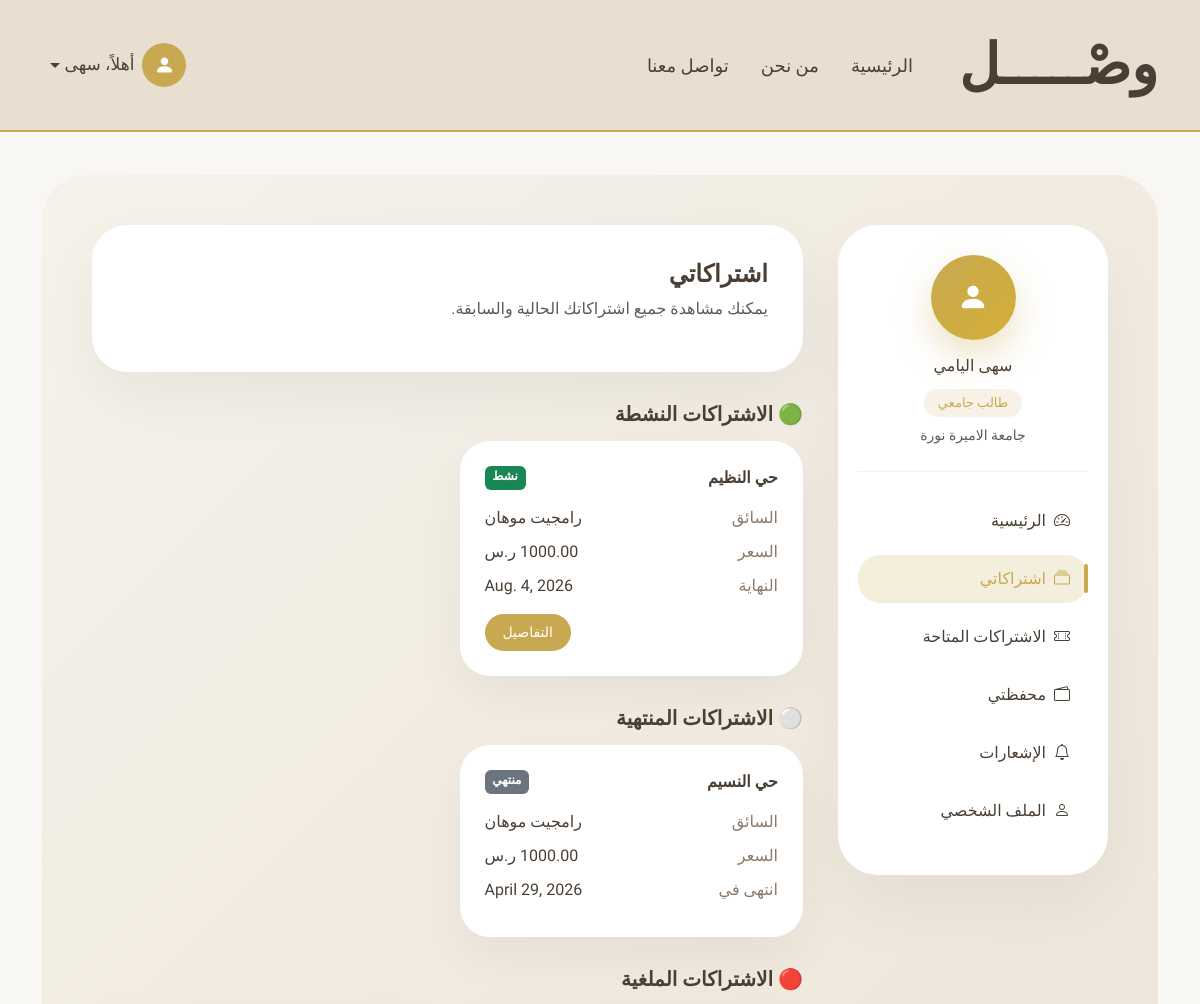
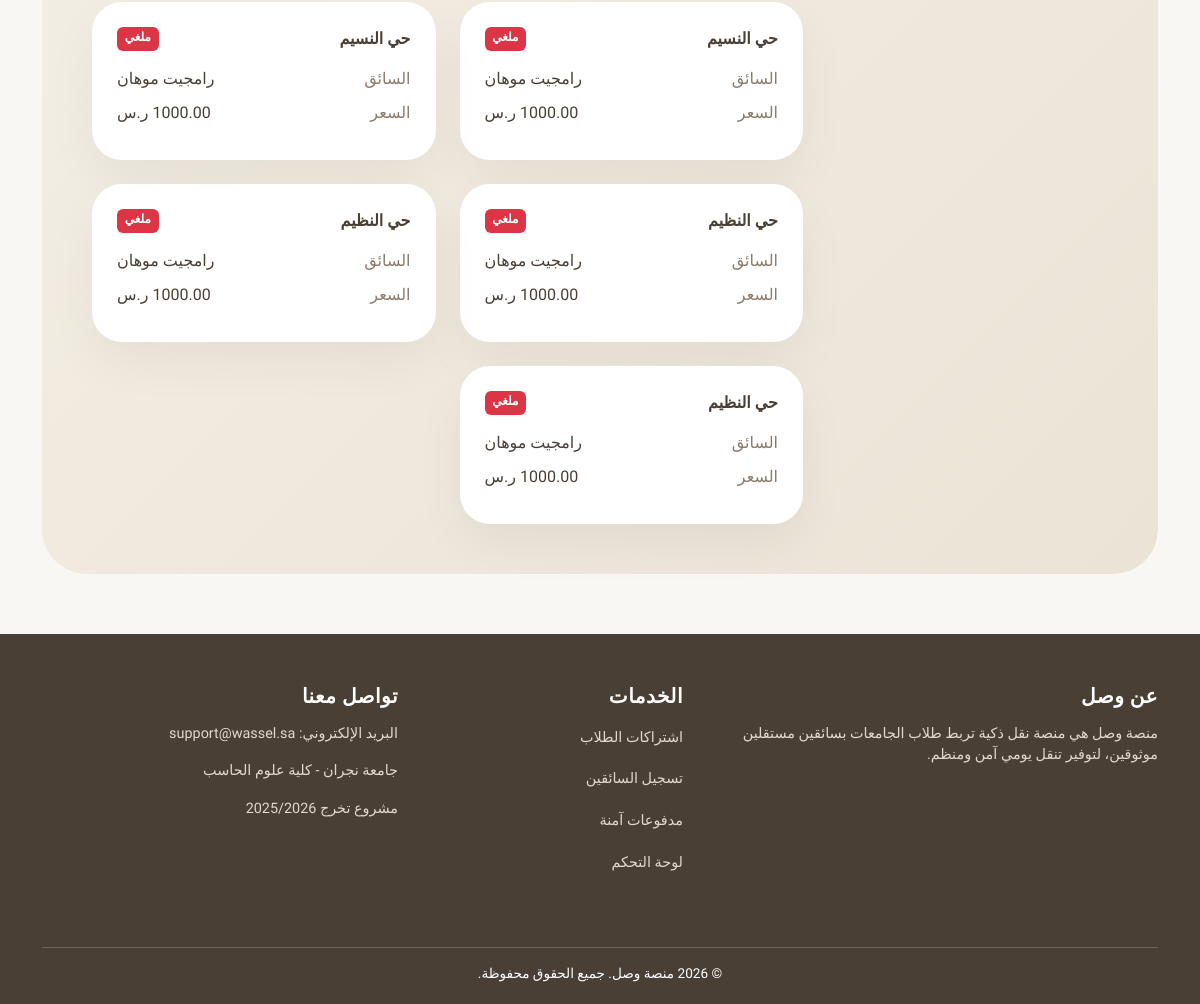
Screenshot of /student/my-subscriptions/ (signed in) with the database file from the repository (2 pictures, top to bottom).
### accounts/models.py (models this page shows, shortened)
class User(AbstractUser):
    username = None  # حذفنا username رسميًا
    ROLE_CHOICES = (
        ('student', 'طالب'),
        ('driver', 'سائق'),
        ('admin', 'مشرف'),  # 🔥 الجديد
    )
    STATUS_CHOICES = (
        ('active', 'نشط'),
        ('banned', 'محظور'),
    )
    ADMIN_LEVELS = (
        (1, "Super Admin"),
        (2, "Manager"),
    )
    admin_level = models.IntegerField(
        choices=ADMIN_LEVELS,
        null=True,
        blank=True
    )
    email = models.EmailField(unique=True)
    role = models.CharField(
        max_length=20,
        choices=ROLE_CHOICES,
        default='student'
    )
    phone = models.CharField(max_length=20)
    city = models.ForeignKey(
        City,
        on_delete=models.PROTECT,
        related_name="users",
        verbose_name="المدينة"
    )
    status = models.CharField(
        max_length=20,
        choices=STATUS_CHOICES,
        default='active'
    )
    USERNAME_FIELD = "email"
    REQUIRED_FIELDS = ["first_name", "last_name", "phone"]
    objects = CustomUserManager()

### student/models.py (models this page shows, shortened)
class StudentProfile(models.Model):
    GENDER_CHOICES = (
        ("male", "ذكر"),
        ("female", "أنثى"),
    )
    user = models.OneToOneField(
        settings.AUTH_USER_MODEL,
        on_delete=models.CASCADE,
        related_name="student_profile"
    )
    neighborhood = models.CharField(
        max_length=150
    )
    location_url = models.URLField(
        blank=True,
        null=True
    )
    university_name = models.CharField(
        max_length=150
    )
    gender = models.CharField(
        max_length=10,
        choices=GENDER_CHOICES
    )
    created_at = models.DateTimeField(auto_now_add=True)

### subscriptions/models.py (models this page shows, shortened)
class SubscriptionRequest(models.Model):
    STATUS_CHOICES = (
        ("pending", "قيد الانتظار"),
        ("approved", "مقبول"),
        ("rejected", "مرفوض"),
        ("cancelled", "ملغي"),
    )
    student = models.ForeignKey(
        StudentProfile,
        on_delete=models.CASCADE,
        related_name="subscription_requests"
    )
    subscription = models.ForeignKey(
        Subscription,
        on_delete=models.CASCADE,
        related_name="requests"
    )
    status = models.CharField(
        max_length=20,
        choices=STATUS_CHOICES,
        default="pending"
    )
    request_date = models.DateTimeField(auto_now_add=True)
    decision_date = models.DateTimeField(blank=True, null=True)
    joined_at = models.DateTimeField(null=True, blank=True)
    price_snapshot = models.DecimalField(
        max_digits=8,
        decimal_places=2,
        blank=True,
        null=True
    )
    note = models.TextField(blank=True, null=True)
    class Meta:
        constraints = [
            models.UniqueConstraint(
                fields=["student", "subscription"],
                condition=Q(status__in=["pending", "approved"]),
                name="unique_active_subscription_request"
            )
        ]

class Subscription(models.Model):
    DURATION_CHOICES = (
        ("monthly", "شهري"),
        ("semester", "فصلي"),
    )
    STATUS_CHOICES = (
        ("active", "Active"),
        ("inactive", "Inactive"),
        ("full", "Full"),
    )
    driver = models.ForeignKey(
        DriverProfile,
        on_delete=models.CASCADE,
        related_name="subscriptions"
    )
    neighborhood = models.CharField(max_length=200)
    price = models.DecimalField(max_digits=8, decimal_places=2)
    seats = models.PositiveIntegerField()
    available_seats = models.PositiveIntegerField()
    duration = models.CharField(
        max_length=20,
        choices=DURATION_CHOICES
    )
    status = models.CharField(
        max_length=20,
        choices=STATUS_CHOICES,
        default="active"
    )
    start_date = models.DateField()
    end_date = models.DateField()
    notes = models.TextField(blank=True, null=True)
    created_at = models.DateTimeField(auto_now_add=True)

### driver/models.py (models this page shows, shortened)
class DriverProfile(models.Model):
    VERIFICATION_STATUS = (
        ("incomplete", "غير مكتمل"),
        ("pending", "قيد المراجعة"),
        ("approved", "مقبول"),
        ("rejected", "مرفوض"),
    )
    user = models.OneToOneField(
        settings.AUTH_USER_MODEL,
        on_delete=models.CASCADE,
        related_name="driver_profile"
    )
    id_document_image = CloudinaryField(
        'image',
        folder='wasl/drivers/docs',
        blank=True,
        null=True
    )
    driving_license_image = CloudinaryField(
        'image',
        folder='wasl/drivers/docs',
        blank=True,
        null=True
    )
    vehicle_registration_image = CloudinaryField(
        'image',
        folder='wasl/drivers/vehicle',
        blank=True,
        null=True
    )
    vehicle_insurance_image = CloudinaryField(
        'image',
        folder='wasl/drivers/vehicle',
        blank=True,
        null=True
    )
    vehicle_front_image = CloudinaryField(
        'image',
        folder='wasl/drivers/vehicle',
        blank=True,
        null=True
    )
    vehicle_back_image = CloudinaryField(
        'image',
        folder='wasl/drivers/vehicle',
        blank=True,
        null=True
    )
    vehicle_side_image = CloudinaryField(
        'image',
        folder='wasl/drivers/vehicle',
        blank=True,
        null=True
    )
    vehicle_model = models.CharField(
        max_length=100,
        blank=True,
        null=True
    )
    verification_status = models.CharField(
        max_length=20,
        choices=VERIFICATION_STATUS,
        default="incomplete"
    )
    rejection_reason = models.TextField(
        blank=True,
        null=True
    )
    submitted_at = models.DateTimeField(auto_now_add=True)
    updated_at = models.DateTimeField(auto_now=True)
    reviewed_at = models.DateTimeField(blank=True, null=True)

### student/views.py (the view)
# urls.py: path("my-subscriptions/", views.my_subscriptions, name="my_subscriptions"),
@login_required
def my_subscriptions(request):
    if request.user.role != "student":
        return redirect("main:index")
    profile = request.user.student_profile
    today = timezone.now().date()
    subscriptions = SubscriptionRequest.objects.filter(
        student=profile
    ).select_related("subscription__driver__user").order_by("-request_date")
    active = []
    expired = []
    cancelled = []
    pending = []
    for sub in subscriptions:
        if sub.status == "pending":
            pending.append(sub)
        elif sub.status == "cancelled":
            cancelled.append(sub)
        elif sub.status == "approved":
            if sub.subscription.end_date >= today:
                active.append(sub)
            else:
                expired.append(sub)
    context = {
        "active": active,
        "expired": expired,
        "cancelled": cancelled,
        "pending": pending,
    }
    return render(request, "student/my_subscriptions.html", context)

### student/templates/student/my_subscriptions.html (shortened to what this page needs)
{% extends "student/base_student.html" %}
{% block student_content %}
<div class="page-header">
    <h4 class="fw-bold mb-2">اشتراكاتي</h4>
    <p class="text-muted">
        يمكنك مشاهدة جميع اشتراكاتك الحالية والسابقة.
    </p>
</div>
{% if active %}
<h5 class="section-title">🟢 الاشتراكات النشطة</h5>
<div class="row g-4">
    {% for req in active %}
    <div class="col-md-6">
        <div class="subscription-card">
            <div class="d-flex justify-content-between mb-3">
                <strong>{{ req.subscription.neighborhood }}</strong>
                <span class="badge bg-success">نشط</span>
            </div>
            <div class="info-row">
                <span>السائق</span>
                <span>{{ req.subscription.driver.user.get_full_name }}</span>
            </div>
            <div class="info-row">
                <span>السعر</span>
                <span>{{ req.price_snapshot }} ر.س</span>
            </div>
            <div class="info-row">
                <span>النهاية</span>
                <span>{{ req.subscription.end_date }}</span>
            </div>
            <div class="mt-3 text-end">
                <a href="{% url 'student:subscription_detail' req.id %}" class="btn btn-sm btn-accent">
                    التفاصيل
                </a>
            </div>
        </div>
    </div>
    {% endfor %}
</div>
{% endif %}
{% if expired %}
<h5 class="section-title">⚪ الاشتراكات المنتهية</h5>
<div class="row g-4">
    {% for req in expired %}
    <div class="col-md-6">
        <div class="subscription-card">
            <div class="d-flex justify-content-between mb-3">
                <strong>{{ req.subscription.neighborhood }}</strong>
                <span class="badge bg-secondary">منتهي</span>
            </div>
            <div class="info-row">
                <span>السائق</span>
                <span>{{ req.subscription.driver.user.get_full_name }}</span>
            </div>
            <div class="info-row">
                <span>السعر</span>
                <span>{{ req.price_snapshot }} ر.س</span>
            </div>
            <div class="info-row">
                <span>انتهى في</span>
                <span>{{ req.subscription.end_date }}</span>
            </div>
        </div>
    </div>
    {% endfor %}
</div>
{% endif %}
{% if cancelled %}
<h5 class="section-title">🔴 الاشتراكات الملغية</h5>
<div class="row g-4">
    {% for req in cancelled %}
    <div class="col-md-6">
        <div class="subscription-card">
            <div class="d-flex justify-content-between mb-3">
                <strong>{{ req.subscription.neighborhood }}</strong>
                <span class="badge bg-danger">ملغي</span>
            </div>
            <div class="info-row">
                <span>السائق</span>
                <span>{{ req.subscription.driver.user.get_full_name }}</span>
            </div>
            <div class="info-row">
                <span>السعر</span>
                <span>{{ req.price_snapshot }} ر.س</span>
            </div>
        </div>
    </div>
    {% endfor %}
</div>
{% endif %}
{% endblock %}

### student/templates/student/base_student.html (shortened to what this page needs)
{% extends "base.html" %}
{% block content %}
<div class="student-page-bg">
    <div class="student-layout">
        <div class="student-sidebar d-none d-lg-block">
            <div class="student-profile-box">
                <div class="student-avatar">
                    <i class="bi bi-person-fill"></i>
                </div>
                <h6 class="mt-3 mb-1">{{ user.get_full_name }}</h6>
                <span class="student-status">طالب جامعي</span>
                {% if user.student_profile.university_name %}
                <p class="small text-muted mt-2 mb-0">
                    {{ user.student_profile.university_name }}
                </p>
                {% endif %}
            </div>
            <a href="{% url 'student:dashboard' %}"
               class="student-link {% if request.resolver_match.url_name == 'dashboard' %}active{% endif %}">
                <i class="bi bi-speedometer2 me-2"></i>
                الرئيسية
            </a>
            <a href="{% url 'student:my_subscriptions' %}"
            class="student-link {% if request.resolver_match.url_name == 'my_subscriptions' %}active{% endif %}">
                <i class="bi bi-collection me-2"></i>
                اشتراكاتي
            </a>
            <a href="{% url 'student:subscriptions' %}"
               class="student-link {% if request.resolver_match.url_name == 'subscriptions' %}active{% endif %}">
                <i class="bi bi-ticket-perforated me-2"></i>
                الاشتراكات المتاحة
            </a>
            <a href="{% url 'payment:wallet' %}"
            class="student-link {% if request.resolver_match.url_name == 'wallet' %}active{% endif %}">
                <i class="bi bi-wallet2 me-2"></i>
                محفظتي
            </a>
            <a href="{% url 'student:notifications' %}"
                class="student-link {% if request.resolver_match.url_name == 'notifications' %}active{% endif %}">
                <i class="bi bi-bell me-2"></i>
                الإشعارات
            </a>
            <a href="{% url 'student:profile' %}"
               class="student-link {% if request.resolver_match.url_name == 'profile' %}active{% endif %}">
                <i class="bi bi-person me-2"></i>
                الملف الشخصي
            </a>
        </div>
        <div class="student-content">
            {% block student_content %}{% endblock %}
        </div>
    </div>
</div>
{% endblock %}

### templates/base.html (shortened to what this page needs)
{% load static %}
<!DOCTYPE html>
<html lang="ar" dir="rtl">
<head>
    <link href="https://cdn.jsdelivr.net/npm/bootstrap-icons/font/bootstrap-icons.css" rel="stylesheet">
    <link href="https://cdn.jsdelivr.net/npm/bootstrap@5.3.2/dist/css/bootstrap.rtl.min.css" rel="stylesheet">
</head>
<body>
    <nav class="navbar navbar-expand-lg fixed-top custom-navbar">
        <div class="container">
            <a class="navbar-brand" href="{% url 'main:index' %}">وصْـــــل</a>
            <div class="collapse navbar-collapse" id="navbarNav">
                <ul class="navbar-nav align-items-center me-auto">
                    <li class="nav-item mx-2">
                        <a class="nav-link {% if request.resolver_match.url_name == 'index' %}active-link{% endif %}"
                            href="{% url 'main:index' %}">
                            الرئيسية
                        </a>
                    </li>
                    <li class="nav-item mx-2">
                        <a class="nav-link {% if request.resolver_match.url_name == 'about' %}active-link{% endif %}"
                            href="{% url 'main:about' %}">
                            من نحن
                        </a>
                    </li>
                    <li class="nav-item mx-2">
                        <a class="nav-link {% if request.resolver_match.url_name == 'contact' %}active-link{% endif %}"
                            href="{% url 'main:contact' %}">
                            تواصل معنا
                        </a>
                    </li>
                </ul>
                <ul class="navbar-nav align-items-center">
                    {% if user.is_authenticated %}
                    <li class="nav-item dropdown user-dropdown">
                        <a class="nav-link dropdown-toggle d-flex align-items-center user-trigger" href="#"
                            role="button" data-bs-toggle="dropdown" aria-expanded="false">
                            <div class="user-icon">
                                <i class="bi bi-person-fill"></i>
                            </div>
                            <span class="user-name ms-2">
                                أهلاً، {{ user.first_name }}
                            </span>
                        </a>
                    </li>
                    {% endif %}
                </ul>
            </div>
        </div>
    </nav>
    <main class="container">
                    {% block content %}
                    {% endblock %}
    </main>
    <footer>
        <div class="container">
            <div class="row">
                <div class="col-md-5 mb-4">
                    <h5>عن وصل</h5>
                    <p>
                        منصة وصل هي منصة نقل ذكية تربط طلاب الجامعات
                        بسائقين مستقلين موثوقين، لتوفير تنقل يومي آمن ومنظم.
                    </p>
                </div>
                <div class="col-md-3 mb-4">
                    <h5>الخدمات</h5>
                    <ul class="list-unstyled">
                        <li><a href="#">اشتراكات الطلاب</a></li>
                        <li><a href="#">تسجيل السائقين</a></li>
                        <li><a href="#">مدفوعات آمنة</a></li>
                        <li><a href="#">لوحة التحكم</a></li>
                    </ul>
                </div>
                <div class="col-md-4 mb-4">
                    <h5>تواصل معنا</h5>
                    <p>البريد الإلكتروني: support@wassel.sa</p>
                    <p>جامعة نجران - كلية علوم الحاسب</p>
                    <p>مشروع تخرج 2025/2026</p>
                </div>
            </div>
            <div class="footer-bottom">
                © 2026 منصة وصل. جميع الحقوق محفوظة.
            </div>
        </div>
    </footer>
</body>
</html>

### rows the page displays
User: first_name "سهى", get_full_name "سهى اليامي", student_profile.university_name "جامعة الاميرة نورة"
SubscriptionRequest: subscription.neighborhood "حي النظيم", subscription.driver.user.get_full_name "رامجيت موهان", subscription.end_date "Aug. 4, 2026"
SubscriptionRequest: subscription.neighborhood "حي النسيم", subscription.driver.user.get_full_name "رامجيت موهان", subscription.end_date "April 29, 2026"
SubscriptionRequest: subscription.neighborhood "حي النسيم", subscription.driver.user.get_full_name "رامجيت موهان"
SubscriptionRequest: subscription.neighborhood "حي النسيم", subscription.driver.user.get_full_name "رامجيت موهان"
SubscriptionRequest: subscription.neighborhood "حي النظيم", subscription.driver.user.get_full_name "رامجيت موهان"
SubscriptionRequest: subscription.neighborhood "حي النظيم", subscription.driver.user.get_full_name "رامجيت موهان"
SubscriptionRequest: subscription.neighborhood "حي النظيم", subscription.driver.user.get_full_name "رامجيت موهان"
